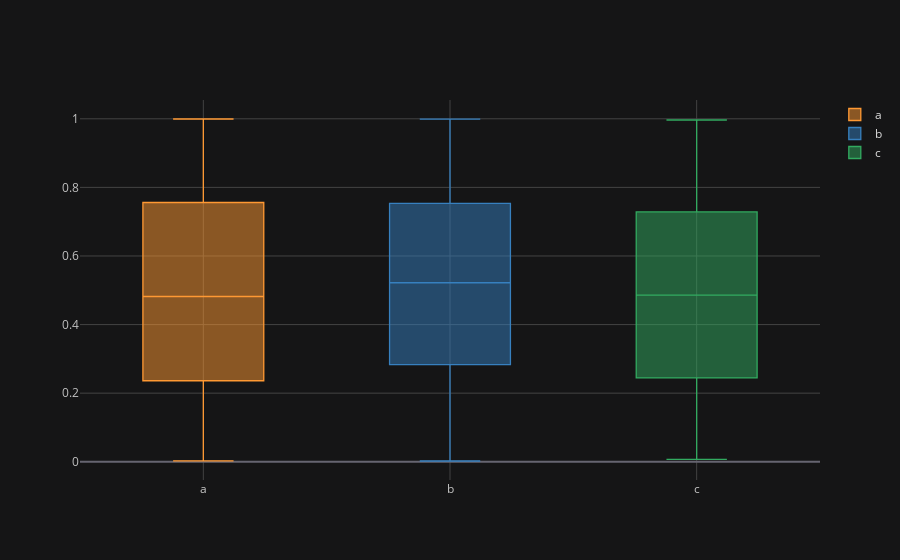

Notebook code for this chart:
### Code cell
df1.iplot(kind="box")

### Figure 1 — Plotly figure (JSON) as saved in the notebook; plotly's stock layout.template omitted (floating-point values rounded to 4 significant figures; data arrays with more than 128 entries replaced by an {"elided": "..."} marker saying what was removed)
{"data": [{"boxpoints": false, "line": {"width": 1.3}, "marker": {"color": "rgba(255, 153, 51, 1.0)"}, "name": "a", "orientation": "v", "type": "box", "y": {"elided": "300 float values"}}, {"boxpoints": false, "line": {"width": 1.3}, "marker": {"color": "rgba(55, 128, 191, 1.0)"}, "name": "b", "orientation": "v", "type": "box", "y": {"elided": "300 float values"}}, {"boxpoints": false, "line": {"width": 1.3}, "marker": {"color": "rgba(50, 171, 96, 1.0)"}, "name": "c", "orientation": "v", "type": "box", "y": {"elided": "300 float values"}}], "layout": {"legend": {"bgcolor": "#151516", "font": {"color": "#D9D9D9"}}, "paper_bgcolor": "#151516", "plot_bgcolor": "#151516", "title": {"font": {"color": "#D9D9D9"}}, "xaxis": {"gridcolor": "#434343", "showgrid": true, "tickfont": {"color": "#C2C2C2"}, "title": {"font": {"color": "#D9D9D9"}, "text": ""}, "zerolinecolor": "#666570"}, "yaxis": {"gridcolor": "#434343", "showgrid": true, "tickfont": {"color": "#C2C2C2"}, "title": {"font": {"color": "#D9D9D9"}, "text": ""}, "zerolinecolor": "#666570"}}}
